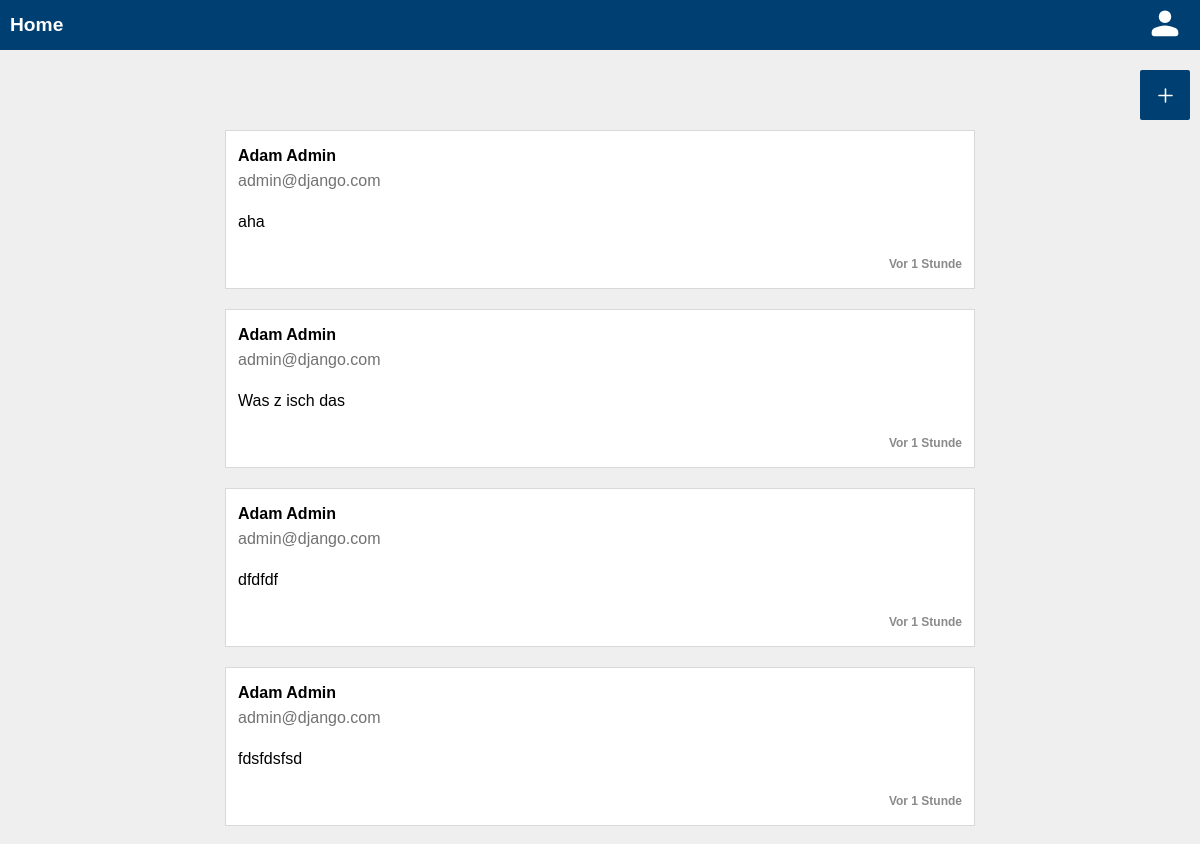
The page / (signed in, upper part) on the database as committed earlier.
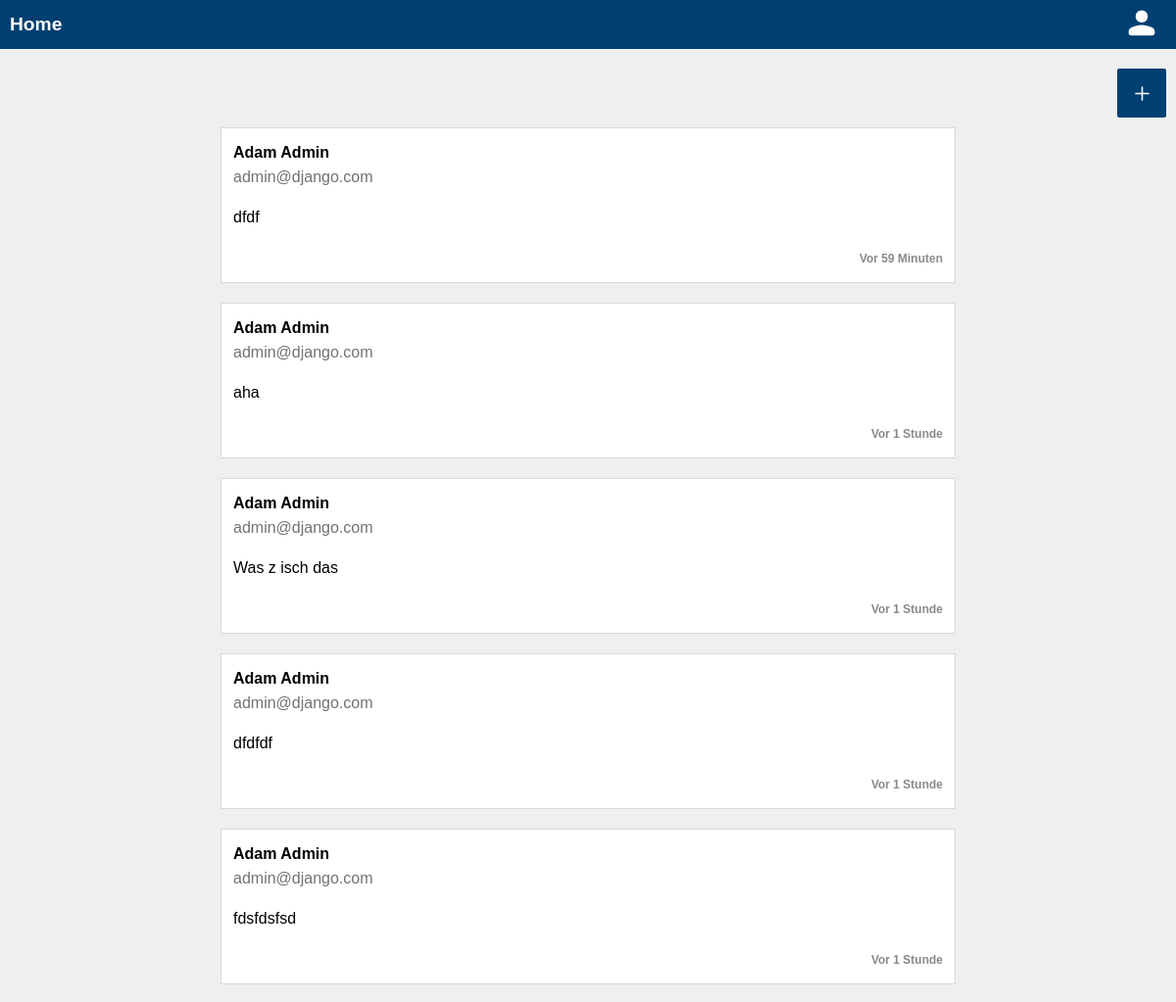
The same page on the database as committed later.
### feeds/models.py (models this page shows, shortened)
class Feed(models.Model):
    text = models.TextField(max_length=200)
    published_date = models.DateTimeField(auto_now_add=True, verbose_name=_("Veröffentlicht"))
    author = models.ForeignKey(
        User,
        on_delete=models.CASCADE,
        related_name="feeds",
    )
    def time_since_published(self):
        now = timezone.now()
        diff = now - self.published_date
        if diff.days >= 365:
            count = diff.days // 365
            return _("Vor {count} Jahr{plural}").format(count=count, plural=_('e') if count > 1 else '')
        elif diff.days >= 30:
            count = diff.days // 30
            return _("Vor {count} Monat{plural}").format(count=count, plural=_('e') if count > 1 else '')
        elif diff.days > 0:
            return _("Vor {count} Tag{plural}").format(count=diff.days, plural=_('e') if diff.days > 1 else '')
        elif diff.seconds >= 3600:
            count = diff.seconds // 3600
            return _("Vor {count} Stunde{plural}").format(count=count, plural=_('n') if count > 1 else '')
        elif diff.seconds >= 60:
            count = diff.seconds // 60
            return _("Vor {count} Minute{plural}").format(count=count, plural=_('n') if count > 1 else '')
        else:
            return _("Gerade eben")
    class Meta:
        ordering = ["-published_date", "-id"]

### authentication/models.py (models this page shows)
class User(AbstractUser):
    first_name = models.CharField(max_length=100, verbose_name=_("Vorname"))
    last_name = models.CharField(max_length=100, verbose_name=_("Nachname"))
    username = models.EmailField(unique=True, verbose_name="Benutzername")
    email = models.EmailField(unique=True, verbose_name="E-Mail Adresse")
    USERNAME_FIELD = "email"
    REQUIRED_FIELDS = ["username"]
    birthdate = models.DateField(null=True, verbose_name=_("Geburtsdatum"))
    verified = models.BooleanField(null=True)

### feeds/views.py (the view)
# urls.py: path("", login_required(FeedsView.as_view()), name="feeds"),
class FeedsView(generic.ListView):
    model = Feed
    fields = ["text", "author"]
    template_name = "feeds/feeds.html"
    def get_context_data(self, **kwargs):
        context = super().get_context_data(**kwargs)
        context["feeds"] = super().get_queryset()
        return context

### feeds/templates/feeds/feeds.html (shortened to what this page needs)
{% load static %}
{% load i18n %}
<!DOCTYPE html>
<html lang="en">
<head>
    <link rel="stylesheet" href="{% static 'global.css' %}">
    <link rel="stylesheet" href="{% static 'header.css' %}">
    <link rel="stylesheet" href="{% static 'style.css' %}">
    <link rel="stylesheet" href="{% static 'feeds.css' %}">
</head>
<body>
<header>
    <div class="grid-header">
        <h1 class="title">{% translate "Home" %}</h1>
        <div class="profile">
            <a href="{% url 'user' request.user.id %}"><img src="{% static 'svgs/account.svg' %}" height="40px"/></a>
        </div>
    </div>
</header>
<main>
    {% if perms.feeds.add_feed %}
        <div class="grid-buttons grid-buttons-home">
            <a href="{% url 'feed_create' %}" class="crud-button create">
                <img src="{% static 'svgs/add.svg' %}" height="25px"/>
            </a>
        </div>
    {% endif %}
    {% if perms.feeds.view_feed %}
        <div class="grid-feeds">
            {% for feed in feeds %}
                <a href={% url 'feed' feed.id %}>
                    <div class="card feed">
                        <div class="author">
                            <div class="fulname-container">
                                {% if feed.author.first_name != "" and feed.author.last_name != "" %}
                                    <p class="fulname">{{ feed.author.first_name }} {{ feed.author.last_name }}</p>
                                {% else %}
                                    <p class="fulname">Unknown</p>
                                {% endif %}
                            </div>
                            <p class="email">{{ feed.author.email }}</p>
                        </div>
                        <div class="text">
                            <p>{{ feed.text }}</p>
                        </div>
                        <div class="published">
                            <p>{{ feed.time_since_published }}</p>
                        </div>
                    </div>
                </a>
            {% endfor %}
        </div>
    {% else %}
        <div class="no-perm">
            <p>{% translate "Zugriff verweigert" %}</p>
        </div>
    {% endif %}
</main>
</body>

Rows that differ between the two databases and show on the page:
added Feed: author.first_name "Adam", author.last_name "Admin", author.email "admin@django.com", text "dfdf", time_since_published "Vor 59 Minuten"
